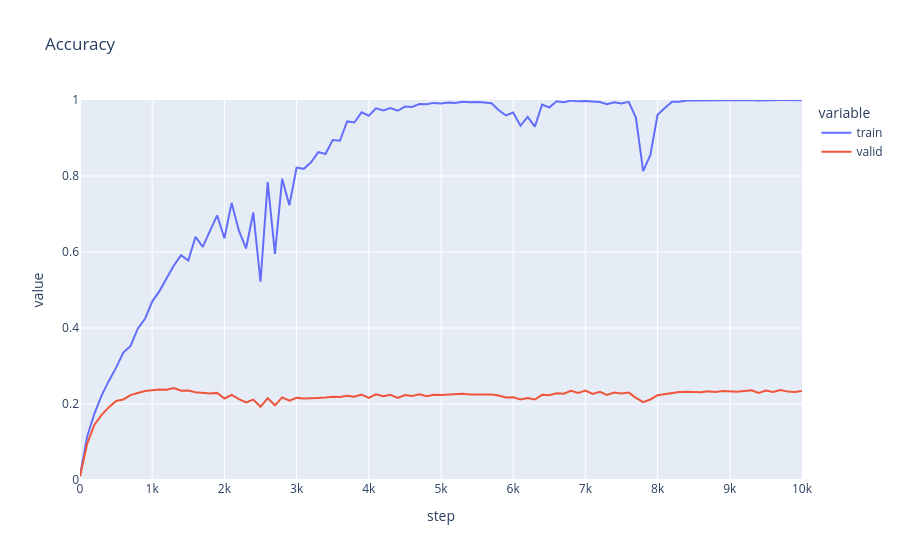

Notebook code cell kept with this figure:
### Code cell
torch.manual_seed(0)
model = make_resnet(n_classes=n_classes, in_channels=in_channels, device=device, dtype=dtype)
optim = torch.optim.AdamW(model.parameters(), lr=lr)

accs_standard = []
for step in tqdm.auto.trange(MAX_STEPS+1):
    batch_start_idx = (step * batch_size) % len(train_data)
    batch = train_data[batch_start_idx:batch_start_idx + batch_size]
    logits = model(batch["x"])
    loss = torch.nn.functional.cross_entropy(logits, batch["y"])
    optim.zero_grad()
    loss.backward()
    optim.step()
    if step % LOG_EVERY == 0:
        curr_accs = get_accuracies(model, {"train": train_data[train_eval_idcs], "valid": valid_data})
        accs_standard.append({"step": step, **curr_accs})
        clear_output(wait=True)
        display(plot_accuracies(x_axis="step", accs=accs_standard, max_x_value=MAX_STEPS))
        model.train()

pd.DataFrame(accs_standard)
